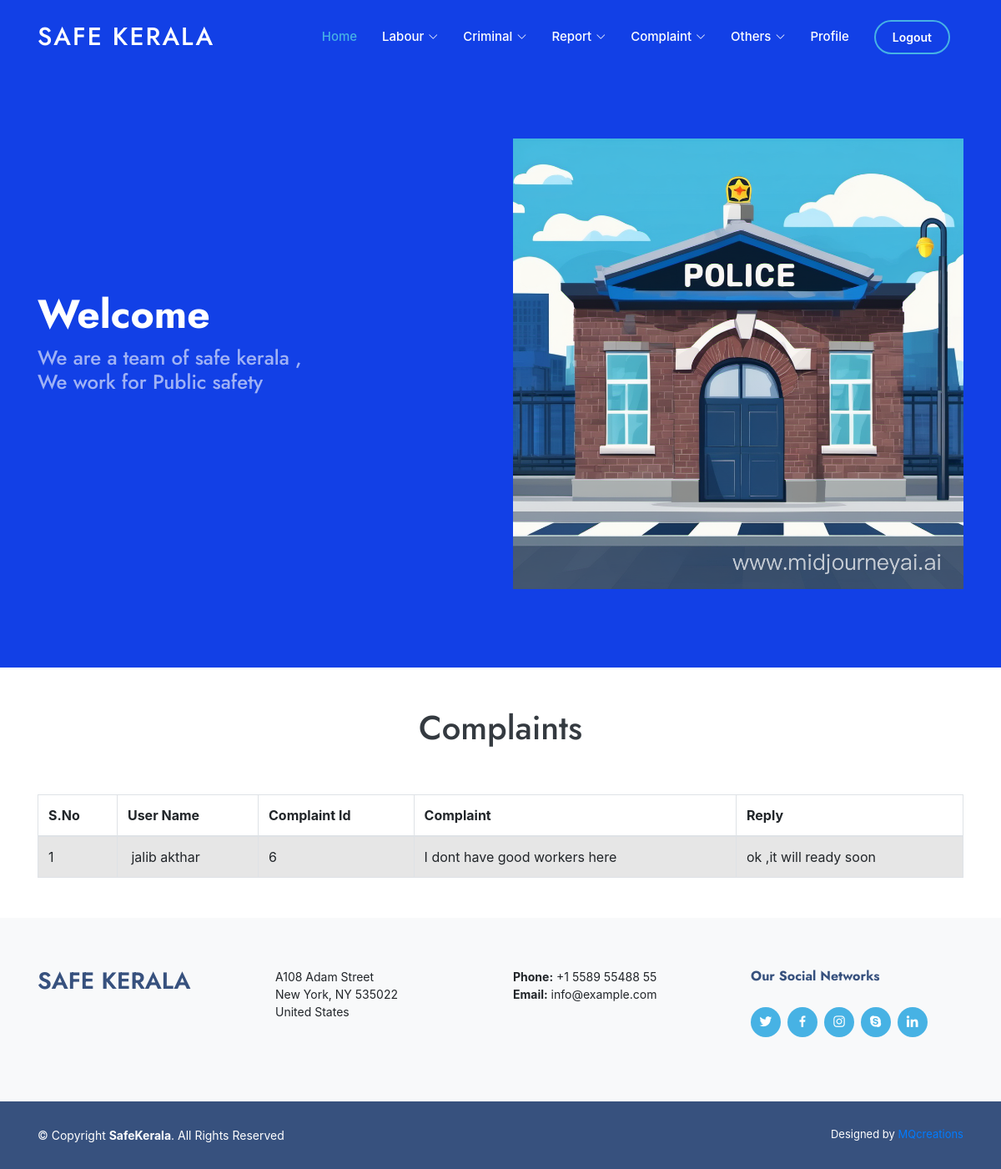
The app's page /station_url/station_viewcomplaint_sendreplay/, older data.
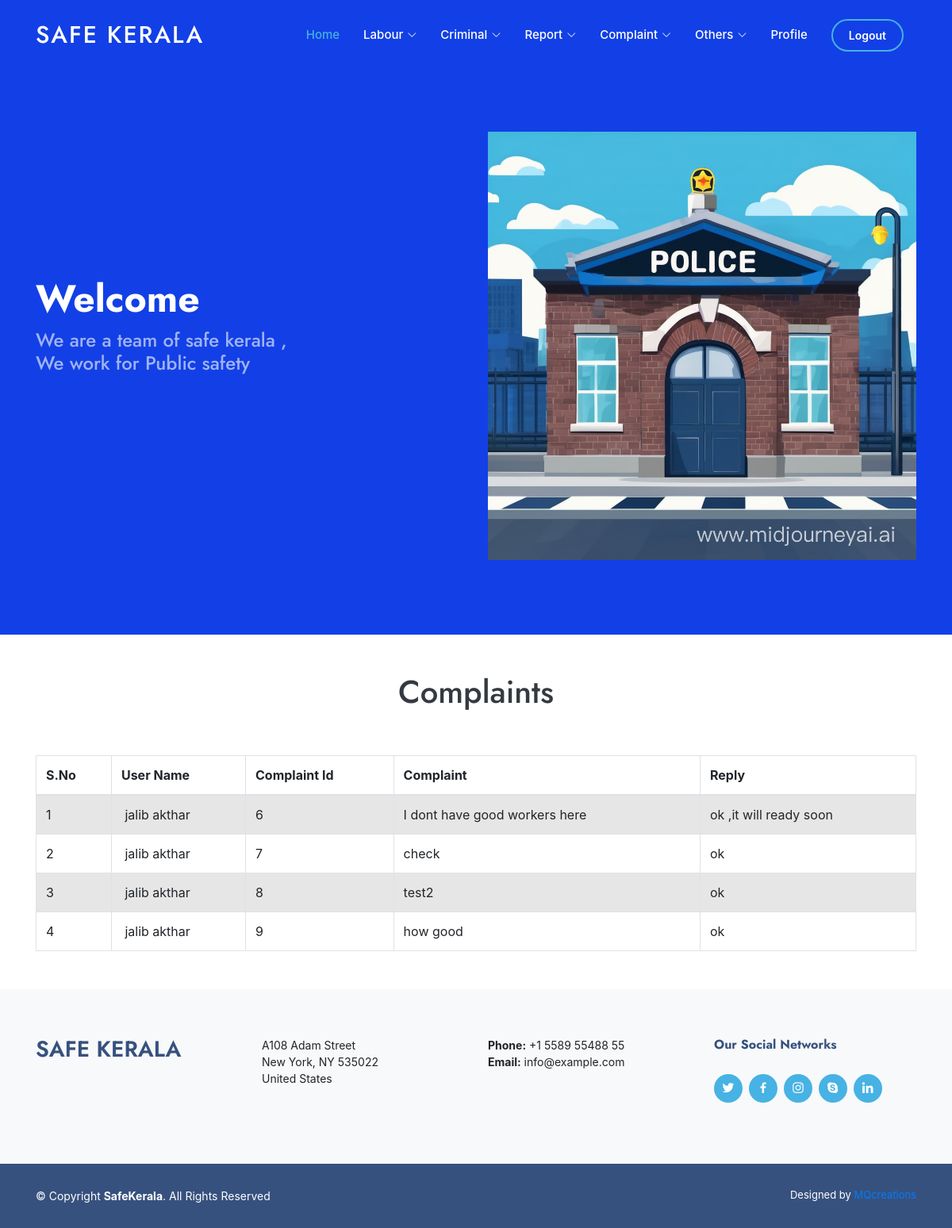
The same page, newer data.
### safekerala_admin/models.py (models this page shows)
class ComplaintDB(models.Model):
    c_date = models.DateField(null=True, blank=True)
    c_complaint = models.CharField(max_length=200, blank=True, null=True)
    u_loginid = models.ForeignKey(UserDB, on_delete=models.CASCADE, null=True)
    c_reply = models.CharField(max_length=200, blank=True, null=True)
    c_status = models.CharField(max_length=10, blank=True, null=True)

class UserDB(models.Model):
    username = models.CharField(max_length=50, null=True, blank=True)
    password = models.CharField(max_length=8, blank=True, null=True)
    email = models.EmailField(max_length=50, blank=True, null=True)
    phone = models.IntegerField(blank=True, null=True)
    place = models.CharField(max_length=50, blank=True, null=True)
    post = models.CharField(max_length=20, blank=True, null=True)
    district = models.CharField(max_length=20, blank=True, null=True)
    pin = models.IntegerField(blank=True, null=True)
    photo = models.ImageField(upload_to="user profile", blank=True, null=True)

### safekerala_station/views.py (the view)
# urls.py: path('station_viewcomplaint_sendreplay/', views.station_viewcomplaint_sendreplay,
def station_viewcomplaint_sendreplay(req):
    data = ComplaintDB.objects.all()
    return render(req, "view complaint and send reply.html", {'data': data})

### safekerala_station/templates/view complaint and send reply.html (shortened to what this page needs)
{% extends 'stn_index.html' %}
{% block content %}
</head>
<body>
<h1 class="text-dark text-center pb-5">Complaints</h1>
  <table class="table table-bordered table-striped">
    <thead>
      <tr>
        <th>S.No</th>
        <th>User Name</th>
        <th>Complaint Id</th>
        <th>Complaint</th>
        <th>Reply</th>
      </tr>
    </thead>
     {%for i in data%}
    <tr>
      <td>{{forloop.counter}}</td>
      <td>&nbsp;{{i.u_loginid.username}}</td>
      <td>{{i.id}}</td>
      <td>{{i.c_complaint}}</td>
      <td>
        {% if i.c_reply == None %}
        <form action="{% url 'reply_to_complaint_stn' complaint_id=i.id %}#main" method="post">
          {% csrf_token %}
          <button class="btn btn-primary">Reply</button>
        </form>
        {% else %}
        {{i.c_reply}}
      {% endif %}
      </td>
    </tr>
    {% endfor %}
  </table>
</body>
{% endblock %}

Row changes from the older to the newer data that the page shows:
added ComplaintDB: u_loginid.username "jalib akthar", id "7", c_complaint "check", c_reply "ok"
added ComplaintDB: u_loginid.username "jalib akthar", id "8", c_complaint "test2", c_reply "ok"
added ComplaintDB: u_loginid.username "jalib akthar", id "9", c_complaint "how good", c_reply "ok"
